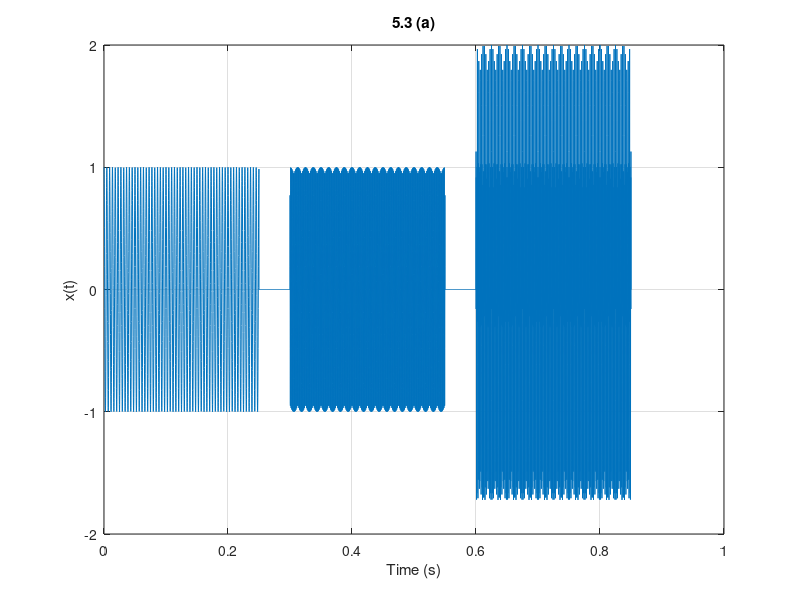

The MATLAB source for this figure: (Note: this script raises an error after producing the figure.)
% Section 5.3: Piano Octave Decoding
%   Maili Vu (u1169721)

% frequency = 2^((n-49)/12) * 440 Hz
%   where 'n' = key #

clear;
close all;
clc;

addpath('Section5-1and5-2\');

% 5.3 (a) generate x(t) 
fs = 8000;
t = 0:1/fs:0.85;
length = size(t,2);
xx = zeros(1,length);

for i = 1:length
    if i < (1 + 0.25*fs)
        xx(i) = cos(2*pi * 220 * t(i));
    elseif i > (1 + 0.3*fs) && i < (1 + 0.55*fs)
        xx(i) = cos(2*pi * 880 * t(i));
    elseif i > (1 + 0.6*fs) && i < (1 + 0.85*fs)
        xx(i) = cos(2*pi * 440 * t(i)) + cos(2*pi * 1760 * t(i));
    end
end

figure;
plot(t, xx);
xlabel('Time (s)');
ylabel('x(t)');
title('5.3 (a)');
grid on;

% 5.3 (b) Filter xx through five filters

% Get the filter coefficients from 5.2
Q512;

% Put coefficients through each filter from 5.2
xx_2 = filter(hoct2, 1, xx);
xx_3 = filter(hoct3, 1, xx);
xx_4 = filter(hoct4, 1, xx);
xx_5 = filter(hoct5, 1, xx);
xx_6 = filter(hoct6, 1, xx);

% 5.3 (c) Make 5 subplots in one figure using subplot(5,1,n)

figure;
subplot(5,1,1);
sgtitle('5.3 (c)');
plot(t, xx_2);
ylabel('Octave 2');
xlabel('t');

subplot(5,1,2);
plot(t, xx_3);
ylabel('Octave 3');
xlabel('t');

subplot(5,1,3);
plot(t, xx_4);
ylabel('Octave 4');
xlabel('t');

subplot(5,1,4);
plot(t, xx_5);
ylabel('Octave 5');
xlabel('t');

subplot(5,1,5);
plot(t, xx_6);
ylabel('Octave 6');
xlabel('t');

% 5.3 (d) Validate that output signals have correct magnitude & phase

% After observing the 5.3 (c) figure and confirming the output signals have
% the correct magnitude and phase, the following signals are found to be in
% the designated octaves:
%       220 Hz:  octave 3
%       880 Hz:  octave 5
%       440 Hz:  octave 4
%       1760 Hz: octave 6


% 5.3 (e) Transient effects at transitions

% Observing the 5.3 (c) figure, the transient effect of each FIR filter
% is directly proportional to the value of L, where the transient grows
% larger as L increases and vice versa

transient_1 = (L2-1)/fs;
transient_2 = (L3-1)/fs;
transient_3 = (L4-1)/fs;
transient_4 = (L5-1)/fs;
transient_5 = (L6-1)/fs;
